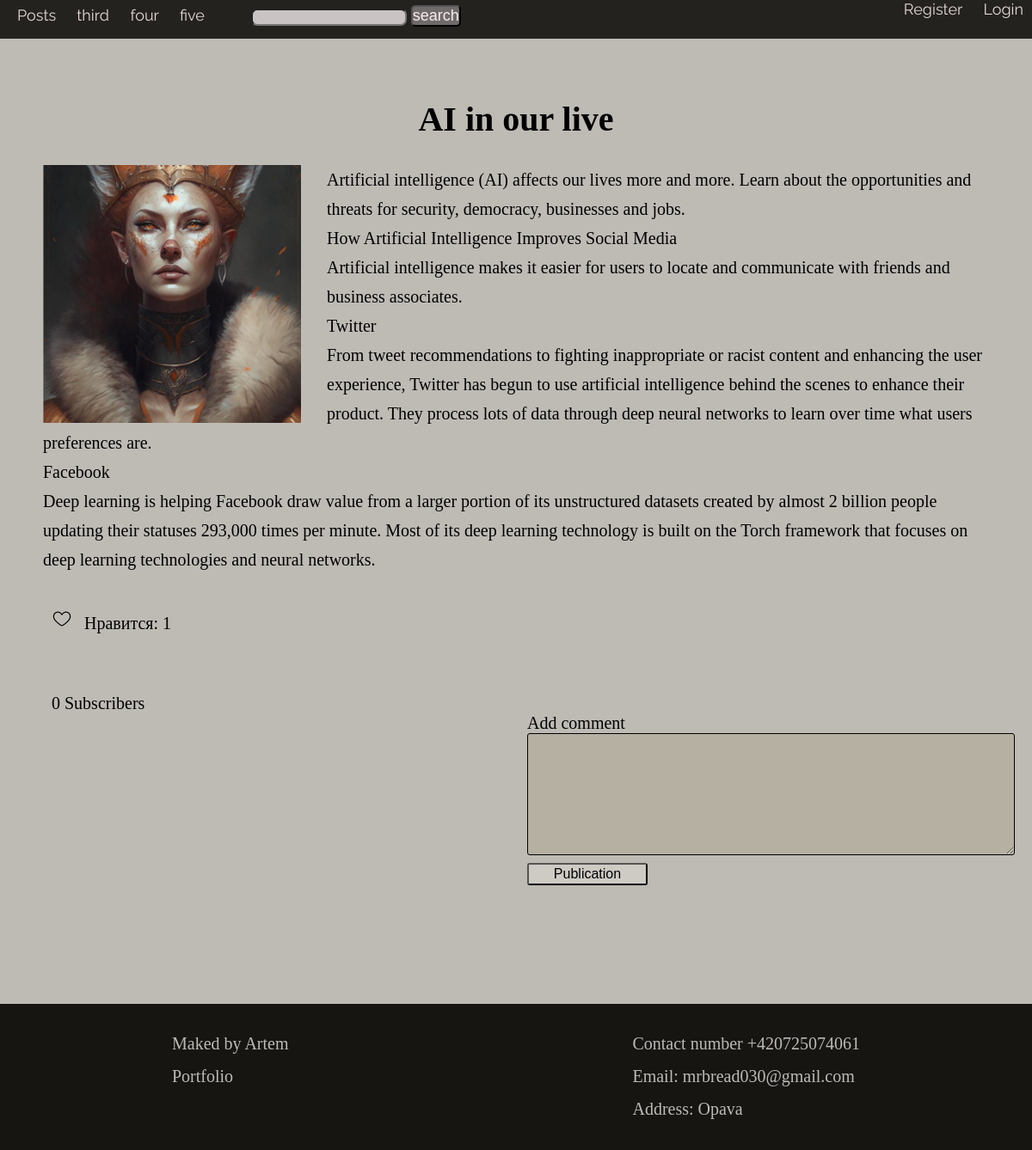
The page /posts/AI in our live/?k=123321123321 on the database its author committed.
### app/models.py (models this page shows, shortened)
class Posts(models.Model):
    post_avatar = models.ImageField('Avatar', upload_to='post-avatar/')
    header = models.CharField('Header', max_length=30)
    text = models.TextField('Text', max_length=1000)
    owner = models.ForeignKey(User, on_delete=models.CASCADE)
    key = models.CharField('Post key(generate automat)', max_length=20)

### app/views.py (the view)
# urls.py: path('posts/<str:slug>/', post.as_view(), name="post"),
class post(ListView):
    model = Posts
    template_name = 'post.html'
    context_object_name = 'post'
    def get_queryset(self):
        key = self.request.GET.get('k')
        post_name = self.kwargs['slug']
        post = Posts.objects.get(header=post_name, key=key)
        return post
    def get_context_data(self, *args, **kwargs):
        context = super().get_context_data(*args, **kwargs)
        try:
            profile = Profile.objects.get(user=self.request.user)
            context['profile'] = profile
        except Exception:
            pass
        key = self.request.GET.get('k')
        post_name = self.kwargs['slug']
        post = Posts.objects.get(header=post_name, key=key)
        subsc = Subscribe.objects.filter(subscribed__username=post.owner.username)
        try:
            test = Subscribe.objects.get(user=self.request.user, subscribed=post.owner)
            context['test'] = test
        except Exception:
            pass
        context['subsc'] = subsc
        context['like'] = Like.objects.filter(post=post)
        context['comments'] = Comment.objects.filter(post=post)
        context['total_likes'] = Like.objects.filter(post=post)
        return context

### app/templates/post.html (shortened to what this page needs)
{% extends 'base.html' %}
{% load static %}
{% block content %}
    <div class="post" style="min-height: calc(var(--index) * 25);">
        <h2 class="post__h2">{{ post.header }}</h2>
            <div class="description">
                <img class="post__img" src="{{ post.post_avatar.url }}">
                <p>{{ post.text|linebreaks }}</p>
            </div>
    </div>
    <div class="likes" style="min-height: 200px; padding: 40px 10px 10px;">
        {% if user.is_authenticated %}
            {% if like %}
                <form method="post" class="like">
                    {% csrf_token %}
                    <button name="like" type="submit" style="outline: none;border: 0;background: transparent;cursor: pointer;"><img src="{% static 'form/liked.png' %}" alt="" class="like-icon"></button>
                </form>
            {% else %}
            <form method="post" class="like">
                {% csrf_token %}
                <button name="like" type="submit" style="outline: none;border: 0;background: transparent;cursor: pointer;"><img src="{% static 'form/nliked.png' %}" alt="" class="like-icon"></button>
            </form>
            {% endif %}
        {% else %}
            <a href="{% url 'home' %}profile/login" class="like"><img src="{% static 'form/nliked.png' %}" alt="" class="like-icon"></a>
        {% endif %}
        <span style="font-size: 2.5vh;margin-left: 10px;">Нравится: <span class="total_likes">{{ total_likes.count }}</span></span>
        <p class="count_subs" style="font-size: 20px;margin-top: 70px;">{{ subsc.count }} Subscribers</p>
        <div class="comment">
            <p class="comment__p">Add comment</p>
            <form method="post" class="form_comment">
                <textarea class="comment-textarea" name="" id="" cols="50" rows="7"></textarea>
                <button class="add-comment" type="submit" name="add_comment">Publication</button>
            </form>
        </div>
    </div>
        <div class="comments">
        </div>
{% endblock %}

### static/css/style-base.css (style rules this page uses)
* { padding: 0; margin: 0; box-sizing: border-box; }
body { background-color: #bebbb5; }
html, body { height: 100%; }
:root { --index: calc(1vh + 1vw); }

### static/css/posts.css (style rules this page uses)
.post__img { width: calc(var(--index) * 15); }
.post__h2 { text-align: center; font-size: calc(var(--index) * 2); }
.description { margin-top: 30px; }
.description p { font-size: calc(var(--index) * 1); line-height: calc(var(--index) * 1.7); }
.post__img { float: left; margin-right: 30px; }

### app/templates/post.html (style rules this page uses)
::placeholder { color: white; opacity: .2; }
.comment { position: absolute; right: 20px; margin-bottom: 30px; }
.comment__p { font-size: calc(var(--index)); }
.comment-textarea { background-color: #b5b0a1; border: 1px solid; border-radius: 3px; font-size: calc(var(--index) * .89); }
.add-comment { font-size: calc(var(--index) * .8); display: block; margin-top: 5px; width: calc(var(--index) * 7); height: calc(var(--index) * 1.3); border-radius: 3px; background-color: #cecbc5; }
.comments { max-width: 550px; min-height: 10vh; margin-top: calc(var(--index) * 8); }

### rows shown on the page
Posts: header "AI in our live", post_avatar (picture), text "Artificial intelligence (AI) affects our lives more and more. Learn about the opportunities and threats for security, democracy, businesses and jobs. How Artificial Intelligence Improves Social Media Artificial intelligence makes it easier for users to locate and communicate with friends and business associates. Twitter From tweet recommendations to fighting inappropriate or racist content and enhancing the user experience, Twitter has begun to use artificial intelligence behind the scenes to enhance their product. They process lots of data through deep neural networks to learn over time what users preferences are. Facebook Deep learning is helping Facebook draw value from a larger portion…"

### other values the page prints
{{ total_likes.count }} "1"
{{ subsc.count }} "0"
